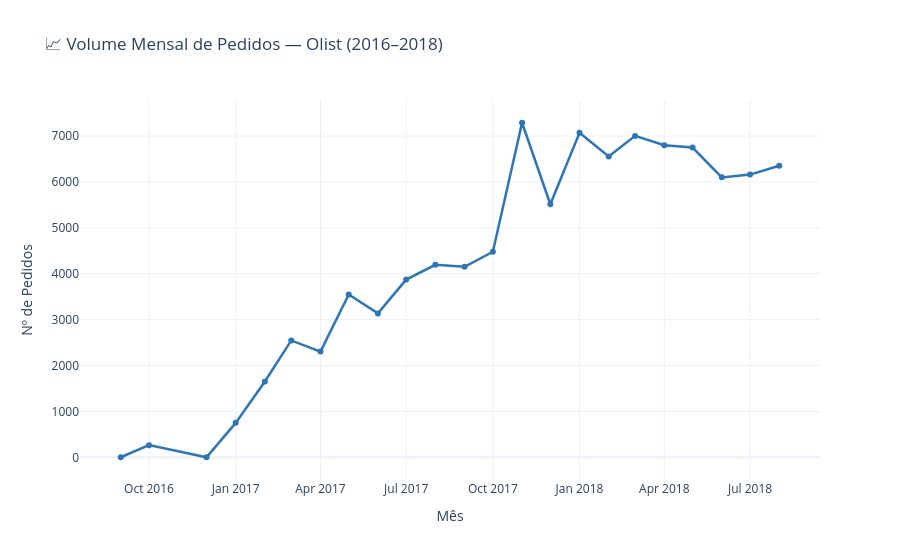

Notebook code cell kept with this figure:
### Markdown cell above
## 5. Evolução Mensal de Pedidos

### Code cell
# Série temporal mensal
serie_mensal = (
    df.groupby('ano_mes')
    .agg(total_pedidos=('order_id', 'count'))
    .reset_index()
)
serie_mensal['ano_mes_str'] = serie_mensal['ano_mes'].astype(str)

fig = px.line(
    serie_mensal,
    x='ano_mes_str',
    y='total_pedidos',
    title='📈 Volume Mensal de Pedidos — Olist (2016–2018)',
    labels={'ano_mes_str': 'Mês', 'total_pedidos': 'Nº de Pedidos'},
    markers=True
)
fig.update_traces(line_color=COR_AZUL, line_width=2.5)
fig.update_layout(template='plotly_white', hovermode='x unified')
fig.show()

### Figure 1 — Plotly figure (JSON) as saved in the notebook; plotly's stock layout.template omitted (floating-point values rounded to 4 significant figures)
{"data": [{"hovertemplate": "Mês=%{x}<br>Nº de Pedidos=%{y}<extra></extra>", "legendgroup": "", "line": {"color": "#2E75B6", "dash": "solid", "width": 2.5}, "marker": {"symbol": "circle"}, "mode": "lines+markers", "name": "", "orientation": "v", "showlegend": false, "type": "scatter", "x": ["2016-09", "2016-10", "2016-12", "2017-01", "2017-02", "2017-03", "2017-04", "2017-05", "2017-06", "2017-07", "2017-08", "2017-09", "2017-10", "2017-11", "2017-12", "2018-01", "2018-02", "2018-03", "2018-04", "2018-05", "2018-06", "2018-07", "2018-08"], "xaxis": "x", "y": [1, 265, 1, 750, 1653, 2546, 2303, 3546, 3135, 3872, 4193, 4150, 4478, 7289, 5513, 7069, 6555, 7003, 6798, 6749, 6099, 6159, 6351], "yaxis": "y"}], "layout": {"hovermode": "x unified", "legend": {"tracegroupgap": 0}, "title": {"text": "📈 Volume Mensal de Pedidos — Olist (2016–2018)"}, "xaxis": {"anchor": "y", "domain": [0, 1], "title": {"text": "Mês"}}, "yaxis": {"anchor": "x", "domain": [0, 1], "title": {"text": "Nº de Pedidos"}}}}
